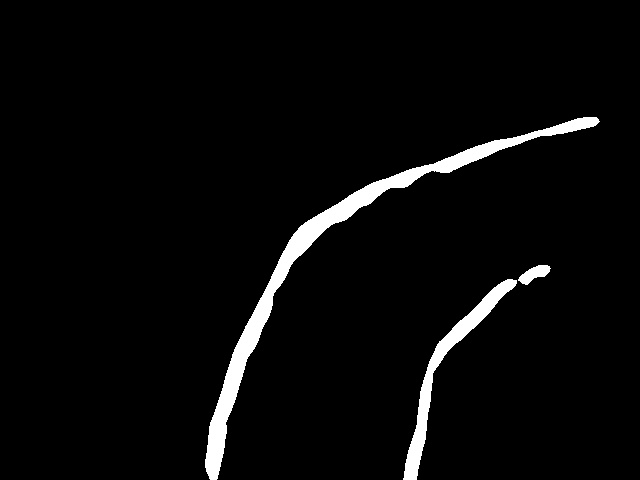
#> input picture 2.jpeg, 640 x 480 px
$ python plotting.py   (older library calls are emulated)
#> lines starting #> are read from the running program, lines starting #| are printed output that depends on the picture; after the words box and inside, x2 and y2 are one past the last pixel; in counts of white or black regions, pixels touching at a corner belong together; long printed decimals are rounded
import numpy as np
import cv2
import matplotlib.pyplot as plt

def direction_vector(midx,midy):
	dvx=[]
	dvy=[]
	for i in range(len(midy)-1,1,-1):
		dvx.append(midx[i-1]-midx[i])
		dvy.append(midy[i]-midy[i-1])
	return(dvx,dvy)


image=cv2.imread("2.jpeg")#binary_warped rgb
#> image is the input picture: shape (480, 640, 3); min 0, max 255, mean 9.4
original_image=cv2.imread("frame0.jpg")
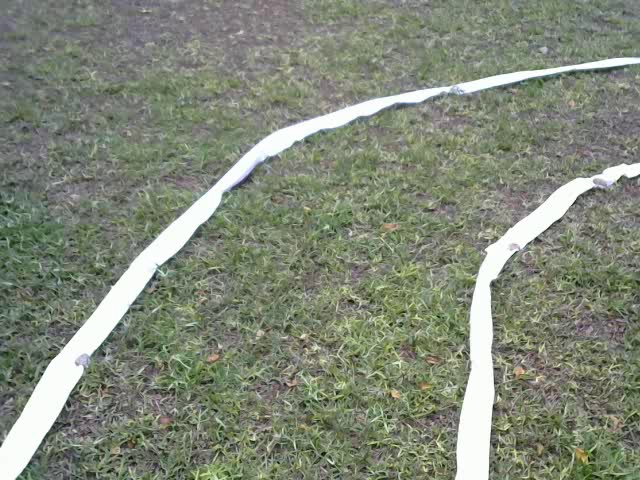
#> input picture frame0.jpg, 640 x 480 px
#> original_image is the input picture: shape (480, 640, 3); mean B, G, R 119.5, 135.6, 128.8
#im=cv2.imread("2.jpeg",0)
red_chan=image[:,:,0]
th, binary_warped = cv2.threshold(red_chan, 200, 255, cv2.THRESH_BINARY)
#> binary_warped: shape (480, 640); 3.7% white; 3 white regions, box (x1, y1, x2, y2) and area: (205, 117, 600, 480) 8142, (403, 279, 517, 480) 2888, (518, 265, 551, 285) 343
cv2.imshow("binary_img",binary_warped)
cv2.waitKey()


histogram = np.sum(binary_warped[np.int(binary_warped.shape[0]/2):,:], axis=0)
#> histogram = 640 values, max 19380 at index 217, min 0 at index 0, mean 2890.3
# Create an output image to draw on and  visualize the result
out_img = np.dstack((binary_warped, binary_warped, binary_warped))*255
# Find the peak of the left and right halves of the histogram
# These will be the starting point for the left and right lines
midpoint = np.int(histogram.shape[0]/2)
#> midpoint = 320
leftx_base = np.argmax(histogram[:midpoint])
#> leftx_base = 217
rightx_base = np.argmax(histogram[midpoint:]) + midpoint
#> rightx_base = 420
# Choose the number of sliding windows
nwindows = 9
# Set height of windows
window_height = np.int(binary_warped.shape[0]/nwindows)
#> window_height = 53
# Identify the x and y positions of all nonzero pixels in the image
nonzero = binary_warped.nonzero()
#> nonzero = 11373 positions, rows 117 to 479, columns 205 to 599
nonzeroy = np.array(nonzero[0])
#> nonzeroy = 11373 values from 117 to 479
nonzerox = np.array(nonzero[1])
#> nonzerox = 11373 values, max 599 at index 119, min 205 at index 10800, mean 369.8
# Current positions to be updated for each window
leftx_current = leftx_base
#> leftx_current = 217
rightx_current = rightx_base
#> rightx_current = 420
# Set the width of the windows +/- margin
margin = 100
# Set minimum number of pixels found to recenter window
minpix = 50
# Create empty lists to receive left and right lane pixel indices
left_lane_inds = []
right_lane_inds = []

# Step through the windows one by one
for window in range(nwindows):
    # Identify window boundaries in x and y (and right and left)
    win_y_low = binary_warped.shape[0] - (window+1)*window_height
    win_y_high = binary_warped.shape[0] - window*window_height
    win_xleft_low = leftx_current - margin
    win_xleft_high = leftx_current + margin
    win_xright_low = rightx_current - margin
    win_xright_high = rightx_current + margin
    # Draw the windows on the visualization image
    cv2.rectangle(out_img,(win_xleft_low,win_y_low),(win_xleft_high,win_y_high),(0,255,0), 2)
    cv2.rectangle(out_img,(win_xright_low,win_y_low),(win_xright_high,win_y_high),(0,255,0), 2)
    # Identify the nonzero pixels in x and y within the window
    good_left_inds = ((nonzeroy >= win_y_low) & (nonzeroy < win_y_high) & (nonzerox >= win_xleft_low) & (nonzerox < win_xleft_high)).nonzero()[0]
    good_right_inds = ((nonzeroy >= win_y_low) & (nonzeroy < win_y_high) & (nonzerox >= win_xright_low) & (nonzerox < win_xright_high)).nonzero()[0]
    # Append these indices to the lists
    left_lane_inds.append(good_left_inds)
    right_lane_inds.append(good_right_inds)
    # If you found > minpix pixels, recenter next window on their mean position
    if len(good_left_inds) > minpix:
        leftx_current = np.int(np.mean(nonzerox[good_left_inds]))
    else:
        break
    if len(good_right_inds) > minpix:
        rightx_current = np.int(np.mean(nonzerox[good_right_inds]))
    else:
        break
#> this loop made 5 passes
#> (win_xleft_low, win_xleft_high, win_xright_low, win_xright_high, leftx_current, rightx_current) on passes 1 to 4: (117, 317, 320, 520, 214, 414), (114, 314, 314, 514, 225, 424), (125, 325, 324, 524, 245, 449), (145, 345, 349, 549, 268, 501)
#> (win_xleft_low, win_xleft_high, win_xright_low, win_xright_high, leftx_current) on pass 5: (168, 368, 401, 601, 306)
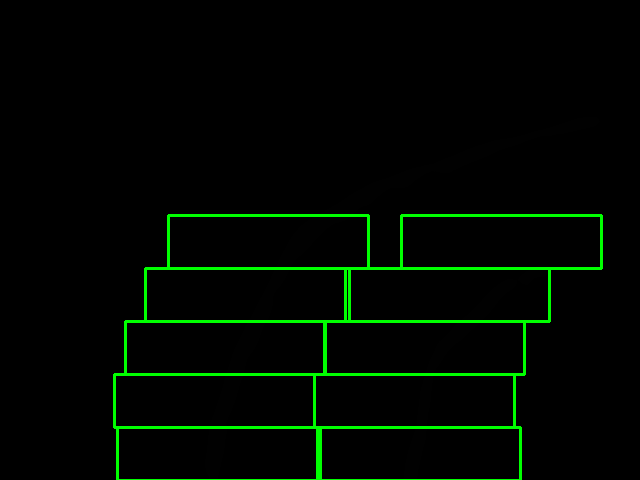
#> out_img: shape (480, 640, 3); mean of channels 0, 1, 2 0, 7.9, 0; drawn as B, G, R
#> after the loop, left_lane_inds = 5 items; right_lane_inds = 5 items

# Concatenate the arrays of indices
left_lane_inds = np.concatenate(left_lane_inds)
#> left_lane_inds = 4790 values, max 11358 at index 837, min 3352 at index 3466, mean 7067.8
right_lane_inds = np.concatenate(right_lane_inds)
#> right_lane_inds = 3226 values, max 11372 at index 720, min 4647 at index 3185, mean 7802.8

# Extract left and right line pixel positions
leftx = nonzerox[left_lane_inds]
#> leftx = 4790 values, max 351 at index 3500, min 205 at index 558, mean 257.2
lefty = nonzeroy[left_lane_inds]
#> lefty = 4790 values, max 479 at index 831, min 215 at index 3466, mean 335.9
rightx = nonzerox[right_lane_inds]
#> rightx = 3226 values, max 549 at index 3208, min 403 at index 693, mean 455.9
righty = nonzeroy[right_lane_inds]
#> righty = 3226 values, max 479 at index 707, min 265 at index 3185, mean 360.1
left=np.vstack((leftx,lefty))
right=np.vstack((rightx,righty))

if (len(leftx)==0 and len(lefty)==0):
	leftx=[0]*229
	lefty=list(range(229))
# Fit a second order polynomial to each
left_fit = np.polyfit(lefty, leftx, 2)
#> left_fit = [0.00142, -1.41, 560.6]
right_fit = np.polyfit(righty, rightx, 2)
#> right_fit = [0.00414, -3.64, 1210.7]

# At this point, you're done! But here is how you can visualize the result as well:

# Generate x and y values for plotting
ploty = np.linspace(0, binary_warped.shape[0]-1, binary_warped.shape[0] )
#> ploty = 480 values from 0 to 479
left_fitx = left_fit[0]*ploty**2 + left_fit[1]*ploty + left_fit[2]
#> left_fitx = 480 values, max 560.6 at index 0, min 212.6 at index 479, mean 332.4
right_fitx = right_fit[0]*ploty**2 + right_fit[1]*ploty + right_fit[2]
#> right_fitx = 480 values, max 1210.7 at index 0, min 413.2 at index 439, mean 657.2
left=np.column_stack((np.array(left_fitx),ploty))
#> left = 480 pairs, first value 212.6 to 560.6, second value 0 to 479
left = left.reshape((-1,1,2))
#> left = 480 rows, first 8: [560.6, 0], [559.2, 1], [557.8, 2], [556.4, 3], [555, 4], [553.6, 5], [552.2, 6], [550.9, 7]
right=np.column_stack((np.array(right_fitx),ploty))
#> right = 480 pairs, first value 413.2 to 1210.7, second value 0 to 479
right = right.reshape((-1,1,2))
#> right = 480 rows, first 8: [1210.7, 0], [1207, 1], [1203.4, 2], [1199.8, 3], [1196.2, 4], [1192.6, 5], [1189, 6], [1185.4, 7]
pts=np.concatenate((left,right),axis=0)
#> pts = 960 rows, first 8: [560.6, 0], [559.2, 1], [557.8, 2], [556.4, 3], [555, 4], [553.6, 5], [552.2, 6], [550.9, 7]


diffx=left-right
#> diffx = 480 rows, first 8: [-650, 0], [-647.8, 0], [-645.6, 0], [-643.4, 0], [-641.2, 0], [-639, 0], [-636.8, 0], [-634.6, 0]
mid=(right+left)/2
#> mid = 480 rows, first 8: [885.7, 0], [883.1, 1], [880.6, 2], [878.1, 3], [875.6, 4], [873.1, 5], [870.6, 6], [868.1, 7]
midx=mid[:,:,0]
#> midx = 480 values, max 885.7 at index 0, min 314.4 at index 453, mean 494.8
midy=mid[:,:,1]
#> midy = 480 values from 0 to 479
dvx,dvy=direction_vector(midx,midy)
#> the loop in direction_vector, `for i in range(len(midy)-1,1,-1):` made 478 passes
#> i on passes 1 to 3: 479, 478, 477
#> after the loop in direction_vector, `for i in range(len(midy)-1,1,-1):`: dvx = 478 items, first 6: [-0.141], [-0.136], [-0.13], [-0.125], [-0.119], [-0.114]; dvy = 478 items, first 6: [1], [1], [1], [1], [1], [1]
#> dvy = 478 items, first 6: [1], [1], [1], [1], [1], [1]
print("x=",np.mean(np.array(dvx)))
#| x= 1.186
print("y=",np.mean(np.array(dvy)))
#| y= 1.0
#print(np.array(dvx))

y_eval=200
left_curverad = np.absolute(((1 + (2 * left_fit[0] * y_eval + left_fit[1])**2) ** 1.5)/(2 * left_fit[0]))
#> left_curverad = 782.5
right_curverad = np.absolute(((1 + (2 * right_fit[0] * y_eval + right_fit[1])**2) ** 1.5)/(2 * right_fit[0]))
#> right_curverad = 1314

out_img[nonzeroy[left_lane_inds], nonzerox[left_lane_inds]] = [255, 0, 0]
out_img[nonzeroy[right_lane_inds], nonzerox[right_lane_inds]] = [0, 0, 255]
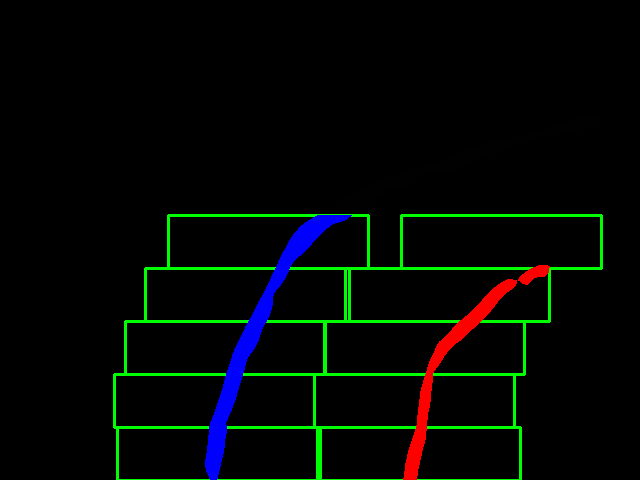
#> out_img: shape (480, 640, 3); mean of channels 0, 1, 2 4, 7.5, 2.7; drawn as B, G, R
cv2.imshow("out",out_img)
cv2.waitKey(0)

warp_zero = np.zeros_like(binary_warped).astype(np.uint8)
img = np.dstack((warp_zero, warp_zero, warp_zero))
cv2.polylines(image, np.int32(right), isClosed=True,color=(255,0,0), thickness=15)
cv2.polylines(image, np.int32(left), isClosed=True,color=(0,0,255), thickness=15)
cv2.polylines(image, np.int32(mid), isClosed=True,color=(0,255,0), thickness=15)
cv2.fillPoly(image,np.int32(pts) ,(255,0,0))
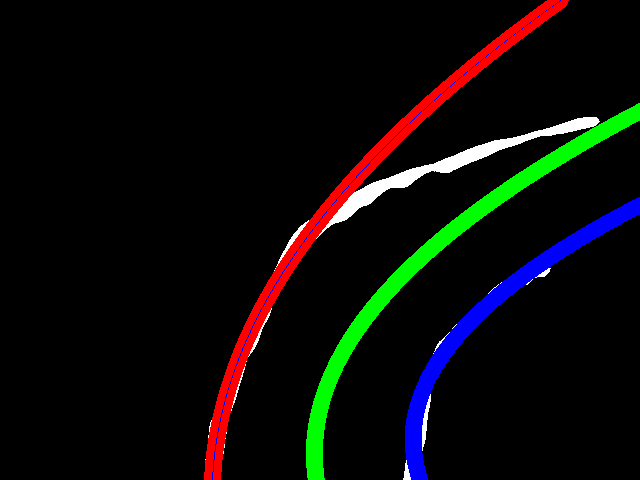
#> image: shape (480, 640, 3); mean B, G, R 9, 10.5, 11.3

#img=cv2.polylines(image,pts, False ,(255,0,0))
cv2.imshow("img",image)
cv2.waitKey(0)
height,width,col = image.shape
#> height = 480; width = 640; col = 3
src = np.array([[0,0],[639,0],[639,479],[0,479]],dtype='float32')
dest = np.array([[0,0],[639,0],[480,479],[210,height]],dtype='float32')
h, status = cv2.findHomography(dest,src)
#> h = [[0.995, -0.435, -7.36e-14], [-6.01e-18, 0.421, 5.52e-14], [-7.7e-06, -0.0012, 1]]; status = [1, 1, 1, 1]
imgd = np.zeros((height,width,col),dtype='uint8')
#print(imgd[:,1].shape)
imgd[:,:,0] = cv2.warpPerspective(image[:,:,0], h, (width,height))
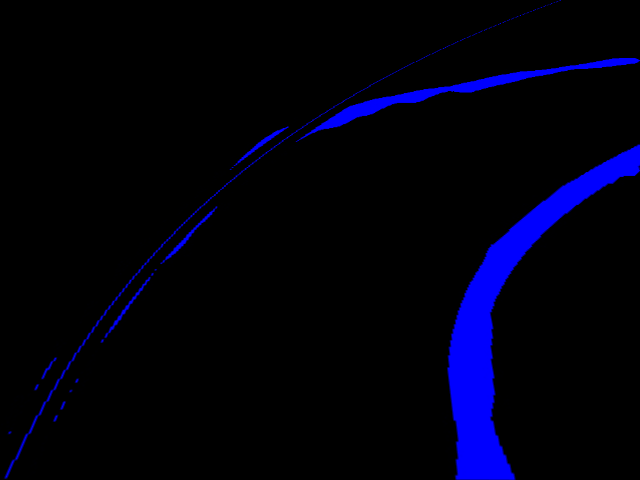
#> imgd: shape (480, 640, 3); mean B, G, R 14.6, 0, 0
imgd[:,:,1] = cv2.warpPerspective(image[:,:,1], h, (width,height))
imgd[:,:,2] = cv2.warpPerspective(image[:,:,2], h, (width,height))
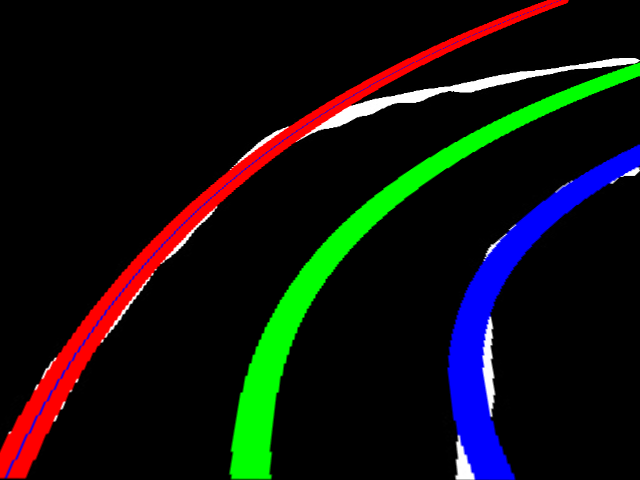
#> imgd: shape (480, 640, 3); mean B, G, R 14.6, 16, 15.7


result=cv2.addWeighted(original_image,0.5,imgd,0.5,0)
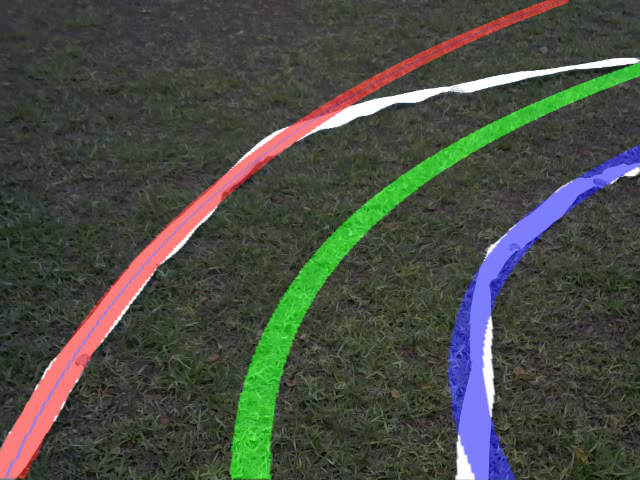
#> result: shape (480, 640, 3); mean B, G, R 67.1, 75.8, 72.3
print(original_image.shape)
#| (480, 640, 3)
#result=cv2.add(original_image,imgd)
cv2.imshow("final",result)
cv2.waitKey(0)
